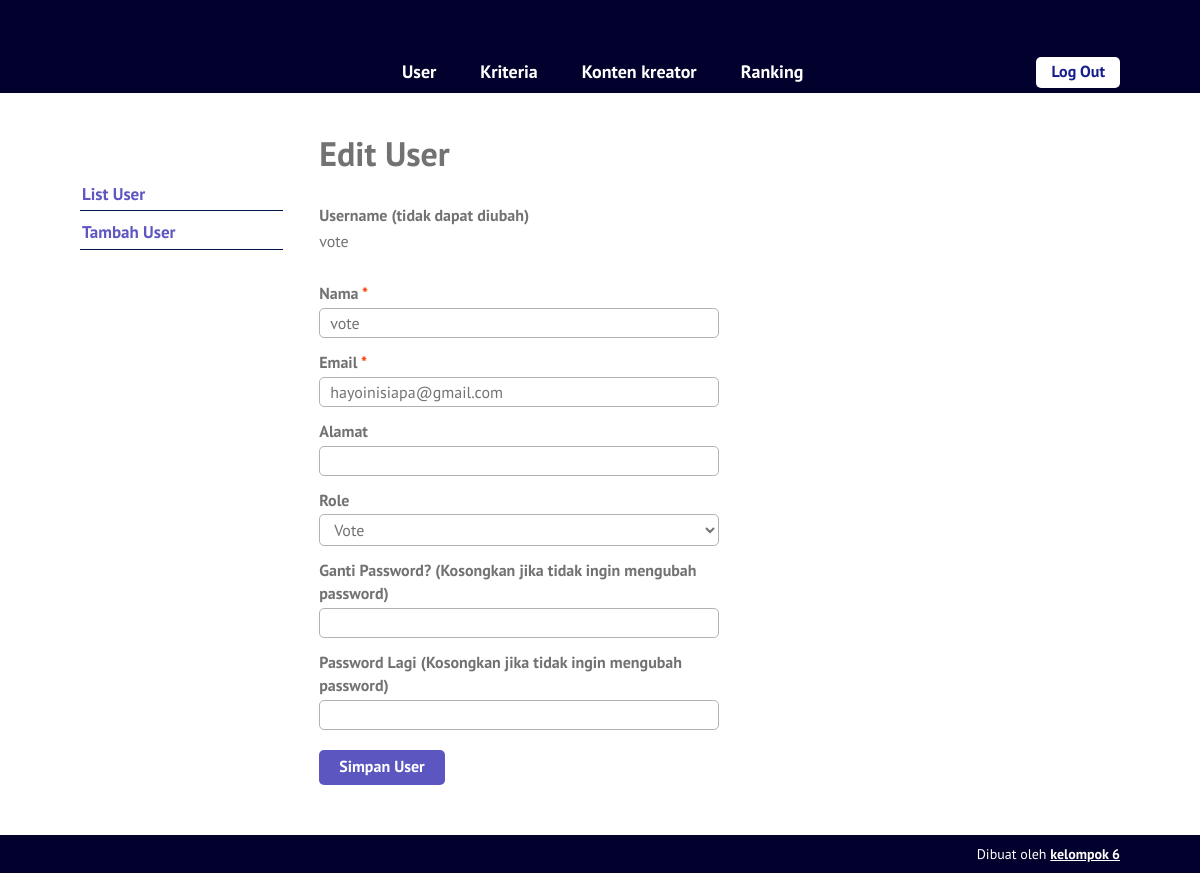
Page /edit-user.php?id=9 (signed in) on the committed database.
### tables this page shows
CREATE TABLE `user` (
  `id_user` int(5) NOT NULL,
  `username` varchar(16) NOT NULL,
  `password` varchar(50) NOT NULL,
  `nama` varchar(70) NOT NULL,
  `email` varchar(50) DEFAULT NULL,
  `alamat` varchar(100) DEFAULT NULL,
  `role` char(1) NOT NULL
);

### edit-user.php (the view, shortened to what this page needs)
<?php require_once('includes/init.php'); ?>
<?php cek_login($role = array(1)); ?>
<?php
$sukses = false;
$ada_error = false;
$result = '';
$id_user = (isset($_GET['id'])) ? trim($_GET['id']) : '';
if(!$id_user) {
	$ada_error = 'Maaf, data tidak dapat diproses.';
} else {
	$query = $pdo->prepare('SELECT id_user, username, nama, email, alamat, role FROM user WHERE user.id_user = :id_user');
	$query->execute(array('id_user' => $id_user));
	$result = $query->fetch();
	$nama = (isset($result['nama'])) ? trim($result['nama']) : '';
	$email = (isset($result['email'])) ? trim($result['email']) : '';
	$alamat = (isset($result['alamat'])) ? trim($result['alamat']) : '';
	$role = (isset($result['role'])) ? trim($result['role']) : '';
}
?>
<?php
require_once('template-parts/header.php');
?>
	<div class="main-content-row">
	<div class="container clearfix">
		<?php include_once('template-parts/sidebar-user.php'); ?>
		<div class="main-content the-content">
			<h1>Edit User</h1>
			<?php if($sukses): ?>
				<div class="msg-box">
					<p>Data berhasil disimpan</p>
				</div>
			<?php elseif($ada_error): ?>
				<p><?php echo $ada_error; ?></p>
			<?php else: ?>
				<form action="edit-user.php?id=<?php echo $id_user; ?>" method="post">
					<div class="field-wrap clearfix">
						<label>Username (tidak dapat diubah)</label>
						<p><?php echo $result['username']; ?></p>
					</div>
					<div class="field-wrap clearfix">
						<label>Nama <span class="red">*</span></label>
						<input type="text" name="nama" value="<?php echo $nama; ?>">
					</div>
					<div class="field-wrap clearfix">
						<label>Email <span class="red">*</span></label>
						<input type="email" name="email" value="<?php echo $email; ?>">
					</div>
					<div class="field-wrap clearfix">
						<label>Alamat</label>
						<input type="text" name="alamat" value="<?php echo $alamat; ?>">
					</div>
					<div class="field-wrap clearfix">
						<label>Role</label>
						<select name="role">
							<option value="2" <?php selected($role, 2); ?>>Vote</option>
						</select>
					</div>
					<div class="field-wrap clearfix">
						<label>Ganti Password? (Kosongkan jika tidak ingin mengubah password)</label>
						<input type="password" name="password">
					</div>
					<div class="field-wrap clearfix">
						<label>Password Lagi (Kosongkan jika tidak ingin mengubah password)</label>
						<input type="password" name="password2">
					</div>
					<div class="field-wrap clearfix">
						<button type="submit" name="submit" value="submit" class="button">Simpan User</button>
					</div>
				</form>
			<?php endif; ?>
		</div>
	</div>
	</div>
<?php
require_once('template-parts/footer.php');

### stylesheets/style.css (style rules this page uses)
html,body,div,span,applet,object,iframe,h1,h2,h3,h4,h5,h6,p,blockquote,pre,a,abbr,acronym,address,big,cite,code,del,dfn,em,img,ins,kbd,q,s,samp,small,strike,strong,sub,sup,tt,var,b,u,i,center,dl,dt,dd,ol,ul,li,fieldset,form,label,legend,table,caption,tbody,tfoot,thead,tr,th,td,article,aside,canvas,details,embed,figure,figcaption,footer,header,hgroup,menu,nav,output,ruby,section,summary,time,mark,audio,video { margin:0;padding:0;border:0;font-size:100%;vertical-align:baseline }
body { line-height:1 }
*,*:before,*:after { -moz-box-sizing:border-box;-webkit-box-sizing:border-box;box-sizing:border-box }
.clearfix:before,.clearfix:after { content:" ";display:table }
.clear,.clearfix:after { clear:both }
.container { max-width:1100px;margin:0 auto;position:relative;padding:0 30px }
body { background:#5661c0;font-family:"PT Sans",sans-serif;color:#727272;font-size:14px;line-height:1.3;font-weight:500 }
textarea,input[type="text"],input[type="email"],input[type="date"],input[type="tel"],input[type="search"],input[type="number"],select,input[type="password"] { background:#fff;border:1px solid #b2b2b2;width:100%;font-family:inherit;font-weight:inherit;font-size:16px;padding:4px 10px;vertical-align:top;margin:0;color:#727272;border-radius:5px }
h1,h2,h3,h4,h5,h6 { font-weight:300 }
.the-content { font-size:16px;line-height:1.42857 }
.the-content h1,.the-content h2,.the-content h3,.the-content h4,.the-content h5,.the-content h6 { font-weight:700 }
.the-content h1 { font-size:34px;margin:0.8em 0 0.8em;padding:0;line-height:1.2 }
.the-content blockquote,.the-content table,.the-content p,.the-content ul,.the-content ol,.the-content dd,.the-content pre,.the-content iframe,.the-content .flxmap-container,.the-content hr { margin-bottom:1em }
.the-content>h1:first-child,.the-content>h3:first-child,.the-content>h2:first-child { margin-top:0 }
button,a { -webkit-transition:all .2s ease;-moz-transition:all .2s ease;-o-transition:all .2s ease;transition:all 0.2s ease }
span.red,a.red,.the-content span.red,.the-content a.red { color:#ff3600 }
.the-content .button,.button { background:#5b56c0;color:#fff;display:inline-block;font-size:16px;font-weight:700;line-height:1.2;border:0;font-family:inherit;padding:7px 20px 9px;cursor:pointer;border-radius:5px }
.main-content { float:right;width:77%;padding:40px 0 }
.field-wrap { max-width:400px;padding-bottom:10px }
.field-wrap label { display:block;font-weight:700;padding:3px 0 }
.field-wrap .button { margin-top:10px }

### rows in the picture
user: username "vote", nama "vote", email "hayoinisiapa@gmail.com", role "Vote"
